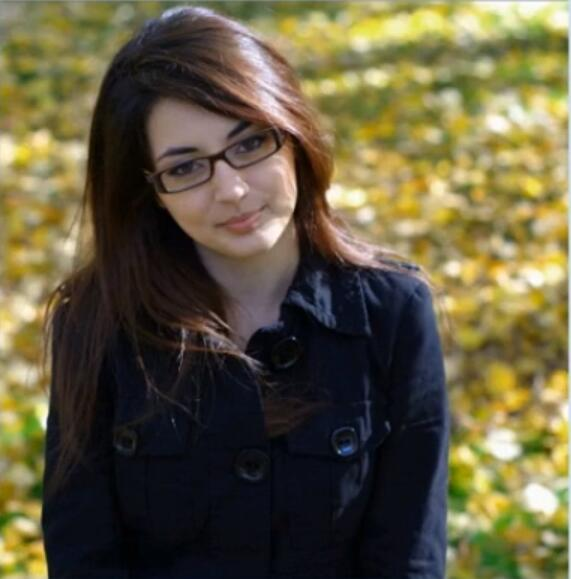
#> input picture 20-Canny边缘提取/Canny边缘提取/example.jpg, 571 x 579 px
$ python 'Canny边缘提取.py'
#> lines starting #> are read from the running program, lines starting #| are printed output that depends on the picture
#> further down, src is the input picture: shape (579, 571, 3); mean B, G, R 64, 91.1, 98.9
# -*- encoding: UTF-8 -*-

import cv2 as cv
import numpy as np


# Canny 边缘提取(对噪声敏感)
def edge_demo(image):
    blurred = cv.GaussianBlur(image, (3, 3), 0)  # 降低噪声
    gray = cv.cvtColor(blurred, cv.COLOR_BGR2GRAY)
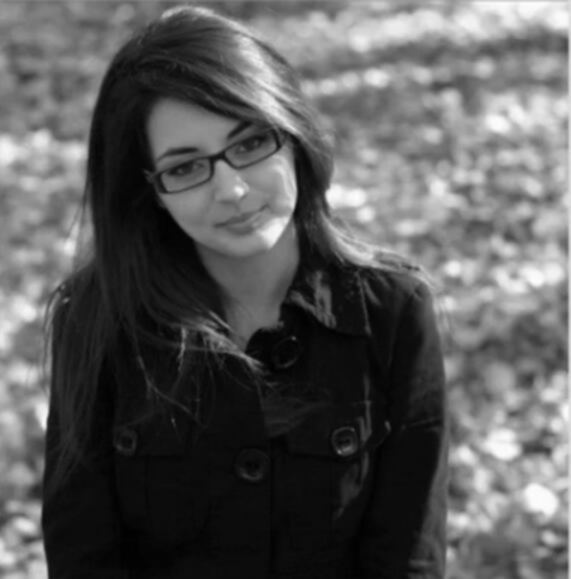
#> gray: shape (579, 571); min 1, max 253, mean 90.4

    # x Grodient
    # xgrad = cv.Sobel(gray, cv.CV_16SC1, 1, 0)
    # y Grodient
    # ygrad = cv.Sobel(gray, cv.CV_16SC1, 0, 1)
    # edge
    # edge_output = cv.Canny(xgrad, ygrad, 50, 150)  # 通过 x、y梯度 计算Canny
    edge_output = cv.Canny(gray, 50, 150)  # 不用 x、y梯度
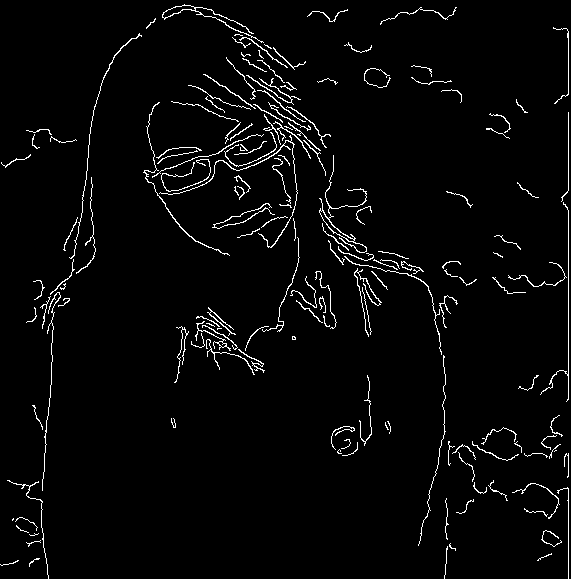
#> edge_output: shape (579, 571); 3% white in thin lines or dots
    cv.imshow("Canny Edge", edge_output)

    # 将提取的边缘 用彩色显示出来
    dst = cv.bitwise_and(image, image, mask=edge_output)
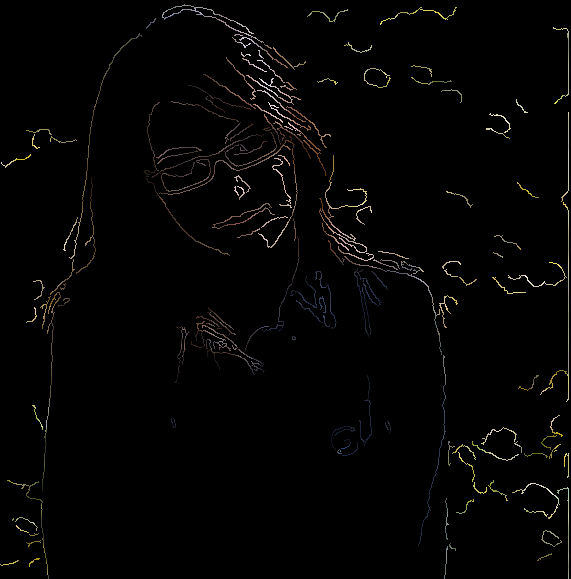
#> dst: shape (579, 571, 3); mean B, G, R 2.9, 3.5, 3.9
    cv.imshow("Color Edge", dst)


print("-------Hello World----------")
src = cv.imread("example.jpg")
cv.imshow("example", src)

edge_demo(src)

cv.waitKey(0)
cv.destroyAllWindows()
